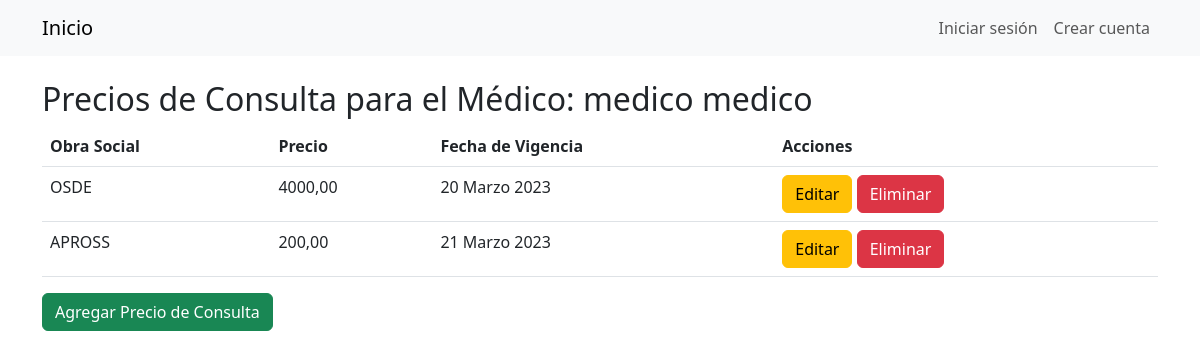
Screenshot of /medicos/26/precios/ with the database file from the repository.
### Gestion/models/medico.py (models this page shows, shortened)
class Medico(models.Model):
    usuario = models.OneToOneField(Usuario, on_delete=models.CASCADE, primary_key=True)
    especialidades = models.ManyToManyField('EspecialidadMedica')
    matricula = models.IntegerField()
    obra_social = models.ManyToManyField('ObraSocial', blank=True, through='PrecioConsulta', related_name='medicos')
    horario = models.OneToOneField(Horario, on_delete=models.CASCADE, null=True, blank=True)
    class Meta:
        verbose_name='Medico'
        verbose_name_plural = 'Medicos'
    def __str__(self):
        return f'{self.usuario.nombre} {self.usuario.apellido}'

class PrecioConsulta(models.Model):
    medico = models.ForeignKey('Medico', on_delete=models.CASCADE)
    obra_social = models.ForeignKey('ObraSocial', on_delete=models.CASCADE)
    precio = models.DecimalField(max_digits=10, decimal_places=2)
    fecha_vigencia = models.DateField(default=timezone.now)
    class Meta:
        unique_together = ('medico', 'obra_social')

class ObraSocial(models.Model):
    nombre = models.CharField(max_length=100)
    def __str__(self):
        return self.nombre

### Gestion/models/usuario.py (models this page shows, shortened)
class Usuario(AbstractBaseUser):
    dni = models.IntegerField(unique=True)
    nombre = models.CharField(max_length=30)
    apellido = models.CharField(max_length=30)
    email = models.EmailField(max_length=60)
    telefono = models.CharField(max_length=12)
    is_active = models.BooleanField(default=True)
    is_staff = models.BooleanField(default=False)
    is_superuser = models.BooleanField(default=False)
    groups = models.ManyToManyField(
        Group,
        verbose_name='grupos',
        blank=True,
        help_text='Los grupos a los que pertenece el usuario.',
        related_name='user_set'
    )
    user_permissions = models.ManyToManyField(
        Permission,
        verbose_name='permisos',
        blank=True,
        help_text='Permisos específicos para este usuario.',
        related_name='user_set'
    )
    USERNAME_FIELD = 'dni'
    REQUIRED_FIELDS = ['nombre', 'apellido', 'email', 'telefono']
    objects = UsuarioManager()

### Gestion/views.py (the view)
# urls.py: path('medicos/<int:pk>/precios/', views.MedicoObraSocialListView.as_view(), name='medico_precioconsulta_list'),
class MedicoObraSocialListView(generic.ListView):
    model = PrecioConsulta
    template_name = 'medico/medico_precioconsulta_list.html'
    context_object_name = 'precioconsulta_list'
    def get_queryset(self):
        self.medico = Medico.objects.get(pk=self.kwargs['pk'])
        return PrecioConsulta.objects.filter(medico=self.medico)
    def get_context_data(self, **kwargs):
        context = super().get_context_data(**kwargs)
        context['medico'] = self.medico
        return context

### Gestion/templates/medico/medico_precioconsulta_list.html
{% extends 'base.html' %}
{% block content %}
    <h2>Precios de Consulta para el Médico: {{ medico }}</h2>
    <table class="table">
        <thead>
            <tr>
                <th>Obra Social</th>
                <th>Precio</th>
                <th>Fecha de Vigencia</th>
                <th>Acciones</th>
            </tr>
        </thead>
        <tbody>
            {% for precioconsulta in object_list %}
                <tr>
                    <td>{{ precioconsulta.obra_social }}</td>
                    <td>{{ precioconsulta.precio }}</td>
                    <td>{{ precioconsulta.fecha_vigencia }}</td>
                    <td>
                        <a href="{% url 'medico_precioconsulta_update' medico_pk=medico.pk pk=precioconsulta.pk %}" class="btn btn-warning">Editar</a>
                        <a href="{% url 'medico_precioconsulta_delete' medico_pk=medico.pk pk=precioconsulta.pk %}" class="btn btn-danger">Eliminar</a>
                    </td>
                </tr>
            {% empty %}
                <tr>
                    <td colspan="4">No hay Precios de Consulta registrados para este Médico.</td>
                </tr>
            {% endfor %}
        </tbody>
    </table>
    <a href="{% url 'medico_precioconsulta_create' pk=medico.pk %}" class="btn btn-success">Agregar Precio de Consulta</a>
{% endblock %}

### rows the page displays
Medico: usuario_id.apellido "medico medico"
PrecioConsulta: obra_social "OSDE", precio "4000,00", fecha_vigencia "20 Marzo 2023"
PrecioConsulta: obra_social "APROSS", precio "200,00", fecha_vigencia "21 Marzo 2023"
